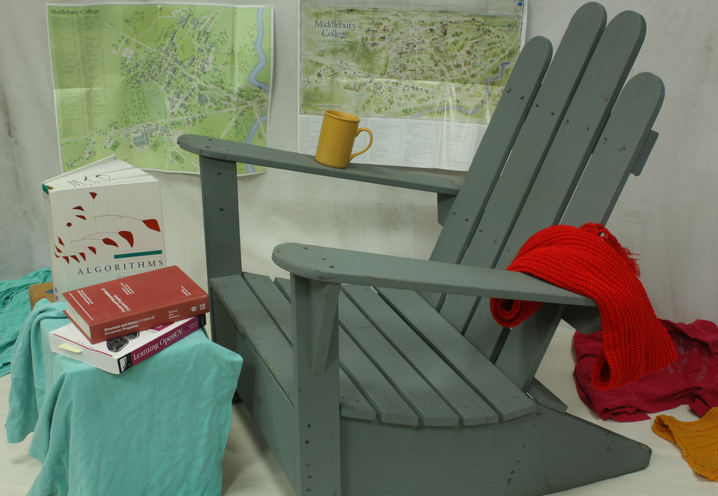
#> input picture source/2_left.png, 718 x 496 px
$ python zncc_faster.py
#> lines starting #> are read from the running program, lines starting #| are printed output that depends on the picture
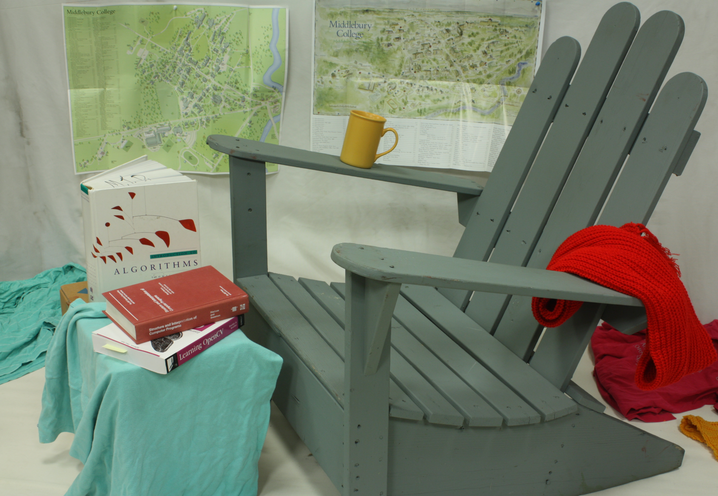
#> input picture source/2_right.png, 718 x 496 px
### utils.py
import matplotlib.pyplot as plt
import numpy as np

def show_images_side_by_side(left, right):
    # Show images side by side
    plt.figure(figsize=(10, 4))  # Optional: make the figure wider

    plt.subplot(1, 2, 1)
    plt.imshow(left, cmap='gray')
    plt.title('Left Image')
    plt.axis('off')

    plt.subplot(1, 2, 2)
    plt.imshow(right, cmap='gray')
    plt.title('Right Image')
    plt.axis('off')

    plt.tight_layout()
    plt.savefig("./result/left_right_image.png")
    print("Left and Right images are saved in the result folder")

### zncc_faster.py
import numpy as np
import cv2  # Optional, only for loading and resizing images
import time
import matplotlib.pyplot as plt
from utils import show_images_side_by_side
import numpy as np
import cv2


def compute_zncc_fast(left_img, right_img, window_size, max_disparity):
    """
    Fast ZNCC computation using convolution (cv2.filter2D)
    """
#> called with window_size = 2, max_disparity = 64
    assert left_img.shape == right_img.shape
    H, W = left_img.shape
#> H = 496; W = 718
    window_area = window_size ** 2
    pad = window_size // 2

    # Convert to float32 for precision and padding
    left = np.pad(left_img.astype(np.float32), pad, mode='constant')
#> left: shape (498, 720) float32
    right = np.pad(right_img.astype(np.float32), pad, mode='constant')
#> right: shape (498, 720) float32

    sum = np.ones((window_size, window_size), dtype=np.float32)
    mean = np.ones((window_size, window_size), dtype=np.float32) / window_area
    zncc_volume = np.zeros((H, W, max_disparity), dtype=np.float32)

    # Precompute image statistics
    mean_L = cv2.filter2D(left, -1, mean)
    std_L = cv2.filter2D((left - mean_L)**2, -1, sum)[pad:-pad, pad:-pad]
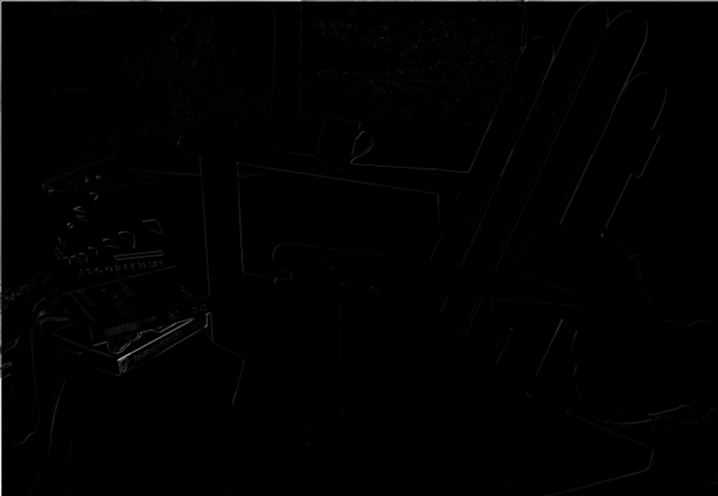
#> std_L: shape (496, 718) float32; min 0, max 39007.8, mean 250.5; drawn with min black and max white
    err_L = cv2.filter2D((left - mean_L), -1, sum)[pad:-pad, pad:-pad]
    mean_R = cv2.filter2D(right, -1, mean)
    # fixed: mean_L -> mean_R
    std_R = cv2.filter2D((right - mean_R)**2, -1, sum)[pad:-pad, pad:-pad]
    err_R = cv2.filter2D((right - mean_R), -1, sum)[pad:-pad, pad:-pad]

    shift = lambda arr: np.pad(arr, ((0, 0), (0, 1)), mode='constant')[:, 1:]

    for d in range(max_disparity):
        std_R = shift(std_R)
        err_R = shift(err_R)

        zncc = (err_L * err_R) / np.sqrt(std_L * std_R)

        zncc_volume[:, :, d] = zncc
#> this loop made 64 passes
#> pass 1, in compute_zncc_fast, `zncc = (err_L * err_R) / np.sqrt(std_L * std_R)`:
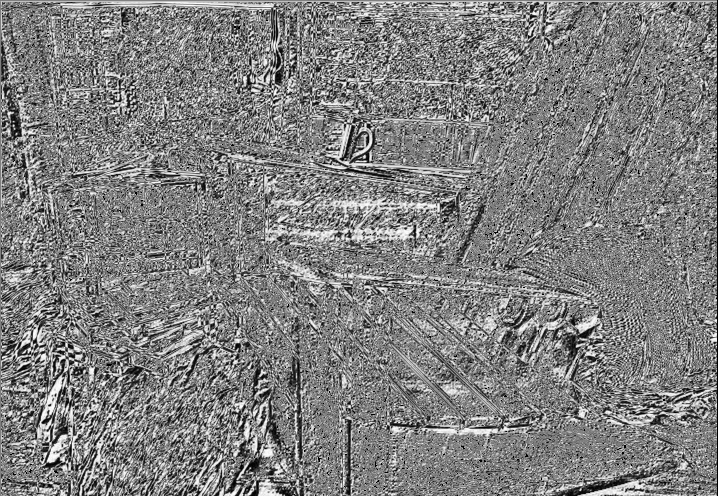
#> zncc: shape (496, 718) float32; 0.53% of the values are NaN or infinite; the others: min -3.99, max 3.99, mean 0.0528; drawn with min black, max white, NaN and infinite black
#> after the loop:
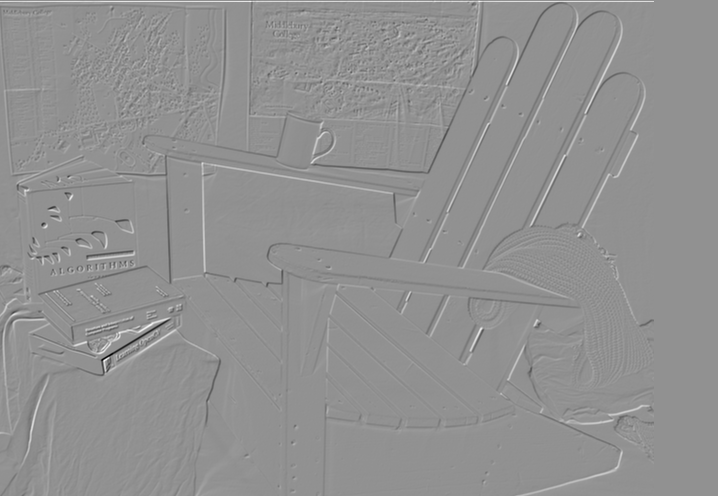
#> err_R: shape (496, 718) float32; min -311.5, max 234.5, mean 0.1; drawn with min black and max white

    print(f'meanl shape: {mean_L.shape}')
#| meanl shape: (498, 720)
    print(f'zncc shape: {zncc.shape}')
#| zncc shape: (496, 718)
    return zncc_volume

img_idx = 2
left = cv2.imread(f'./source/{img_idx}_left.png', cv2.IMREAD_GRAYSCALE)
right = cv2.imread(f'./source/{img_idx}_right.png', cv2.IMREAD_GRAYSCALE)
#left = cv2.imread('./dataset/Minoru3D/ActFigures/im0.png', cv2.IMREAD_GRAYSCALE)
#right = cv2.imread('./dataset/Minoru3D/ActFigures/im1.png', cv2.IMREAD_GRAYSCALE)
show_images_side_by_side(left, right)

# incoke the function
window_size = 2
max_disparity = 64
start_time = time.time()
zncc_volume = compute_zncc_fast(left, right, window_size, max_disparity)
disparity_map = np.argmax(zncc_volume, axis=2)
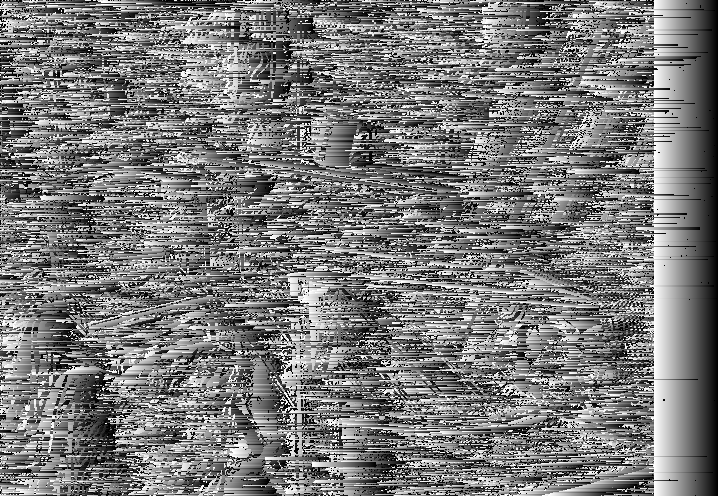
#> disparity_map: shape (496, 718) int64; min 0, max 63, mean 30; drawn with min black and max white
end_time = time.time()
print(f"ZNCC computation time: {end_time - start_time:.4f} seconds")
# save the image
cv2.imwrite("./result/zncc_faster.png", (disparity_map * 4).astype(np.uint8))

# show the effect of different window sizes
window_sizes = [3, 5, 9, 15]
disparity_maps = []
time_list = []

for w in window_sizes:
    start_time = time.time()
    zncc = compute_zncc_fast(left, right, window_size=w, max_disparity=64)
    disparity_map = np.argmax(zncc, axis=2)
    disparity_maps.append(disparity_map)
    end_time = time.time()
    time_list.append(end_time - start_time)
    print(f"ZNCC computation time for window size {w}: {end_time - start_time:.4f} seconds")
#> this loop made 4 passes
#> pass 1, in compute_zncc_fast (call 2), `err_L = cv2.filter2D((left - mean_L), -1, sum)[pad:-pad, pad:-pad]`:
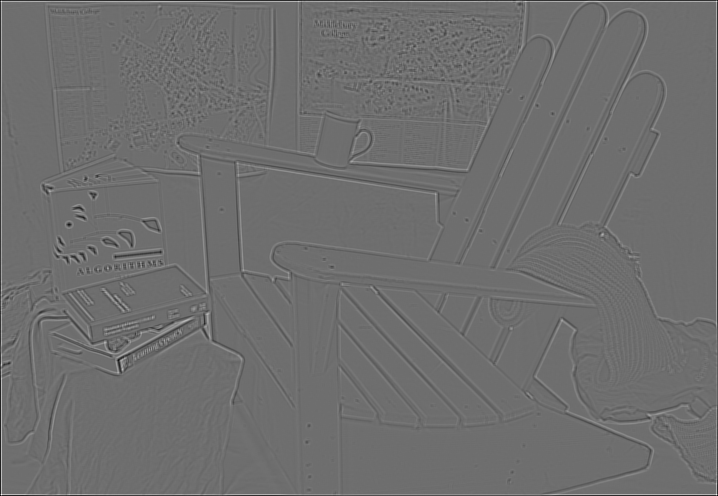
#> err_L: shape (496, 718) float32; min -277.2, max 362, mean 0; drawn with min black and max white
#> after the loop, disparity_maps = 4 items; time_list = [0.401, 0.461, 0.384, 0.448]
# create subplots
fig, axes = plt.subplots(1, len(window_sizes), figsize=(15, 5))
for i, (w, disp_map) in enumerate(zip(window_sizes, disparity_maps)):
    axes[i].imshow(disp_map, cmap='gray')
    axes[i].set_title(f"Window Size: {w}")
    axes[i].axis('off')
#> this loop made 4 passes
#> w on passes 1 to 4: 3, 5, 9, 15
plt.tight_layout()
plt.savefig(f"./result/zncc_faster_window_{img_idx}.png")
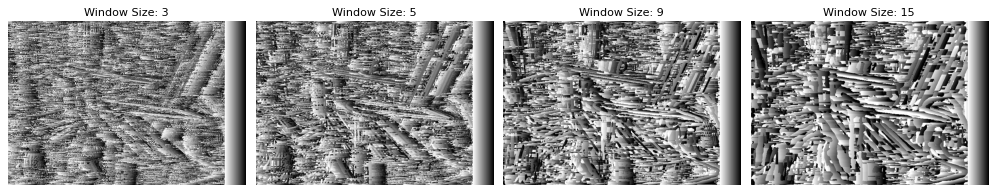
#> figure drawn by matplotlib, 4 panels
plt.show()
